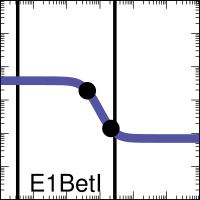

The gnuplot source for this figure:

set output "demo_abstract0xFE_002_A000_xfer_model_E1_BetI.eps"
set terminal postscript eps enhanced color "Helvetica, 35" size 2,2
set logscale x
set logscale y
set lmargin screen 0.0
set rmargin screen 1.0
set tmargin screen 1.0
set bmargin screen 0.0
set size ratio 1.0
set border linewidth 2
set tics scale 2
set mxtics 10
set mytics 10
set key bottom left
set key samplen -1
set xrange [0.001:1000.0]
set yrange [0.001:1000.0]
set format y "10^{%L}"    
set format x "10^{%L}"    
set format x ""    
set xlabel '10101010'
set arrow from 0.0034,0.001 to 0.0034,1000.0 nohead lw 10 lt 2 lc rgb '#000000'
set arrow from 2.8,0.001 to 2.8,1000.0 nohead lw 10 lt 2 lc rgb '#000000'
ymin = 0.07
ymax = 3.8
K = 0.41
n = 2.4
set dummy x

plot ymin+(ymax-ymin)/(1.0+(x/K)**n) lw 25 lc rgb '#5455A4' title 'E1BetI',\
 "<echo '1 2'" using (0.41646314):(1.90000000251417)  with points pt 7 ps 4 lc rgb 'black' notitle,\
 "<echo '1 2'" using (2.131948906):(0.14000000002221907)  with points pt 7 ps 4 lc rgb 'black' notitle
